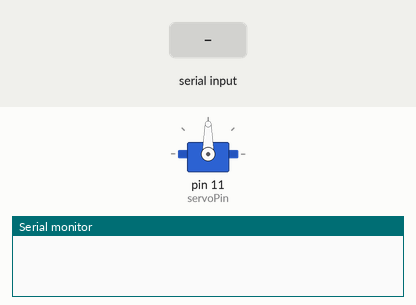
This sketch was run on a simulated Arduino Uno, built with avr-gcc and run on an emulated ATmega328P. Parts: servo, the last lines printed to the serial monitor. The test bench sets the inputs (shaded band).

Above: at 1.2 s.
1.3 s: "30,150\n" received over Serial
At 2.3 s:
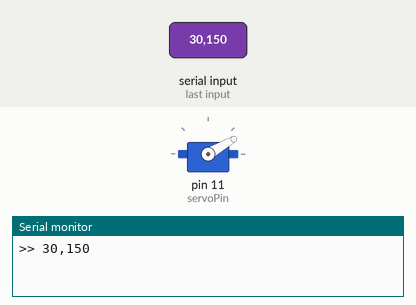
2.8 s: "5\n" received over Serial
At 3.3 s:
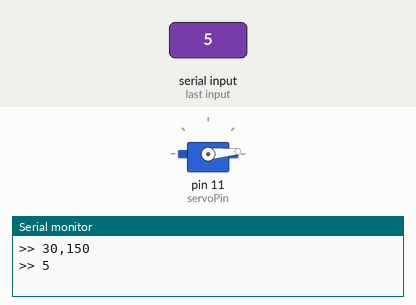
4.3 s: "90,45\n" received over Serial
At 5.8 s:
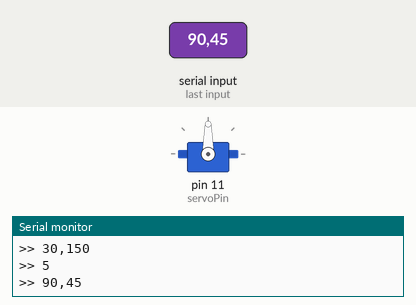
Timing chart, 0 to 7.3 s (numbered marks = the images above; inputs shaded):
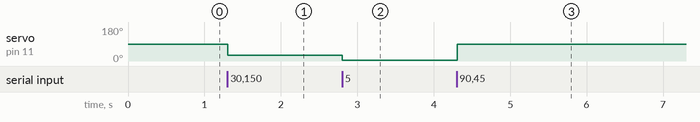

Measured:
- after the input at 1.3 s, servo on pin 11 (servoPin): 90° → 30° at once
- after the input at 2.8 s, servo on pin 11 (servoPin): 30° → 5° at once
- after the input at 4.3 s, servo on pin 11 (servoPin): 5° → 90° at once

The sketch:

sketch_13-4.ino
```cpp
#include <Servo.h>
Servo myServo;
int servoPin = 11;
bool process_it; //
String buff = ""; //
void setup(){
  Serial.begin(9600);
  myServo.attach(servoPin); // 서보 모터 연결
}

void loop(){
  while(Serial.available()){
    char data = Serial.read();
    if(data == '\n'){
      process_it = true;
      break;
    }
    buff += data;
  }
  if(process_it){
    process_it = false;
    int angle = buff.toInt();
    Serial.print(String(">> ") + buff);
    if(angle < 0 || angle > 180){
      Serial.println(" ... invalid angle.");
    }else{
      Serial.println();
      myServo.write(angle);
      delay(3);
    }
    buff = "";
  }
}
```
